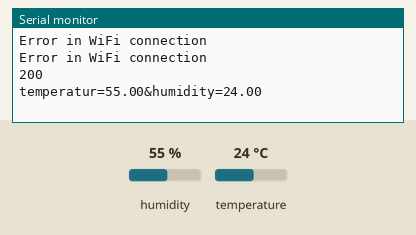
This sketch was run on a simulated ESP8266 (NodeMCU). Parts: the last lines printed to the serial monitor. The test bench sets the inputs (shaded band); at power-on: humidity 55 %, temperature 24 °C. WiFi joins after 1.5 s; servers stay silent unless stated; uploads are accepted with an empty reply.

Above: at 2.8 s.
2.9 s: humidity set to 22 %
At 4.4 s:
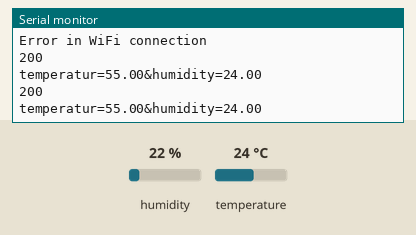
6.1 s: temperature set to 12 °C
At 7.7 s:
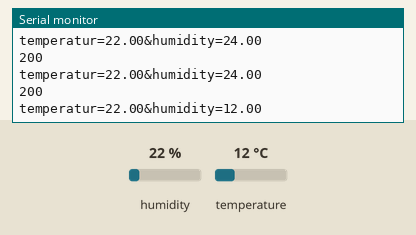
9.3 s: humidity set to 40 %
At 10.4 s:
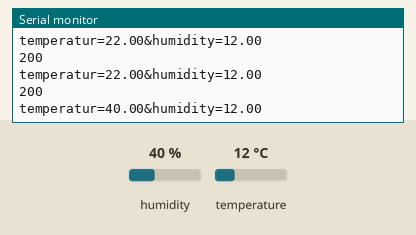
Timing chart, 0 to 12.3 s (numbered marks = the images above; inputs shaded):
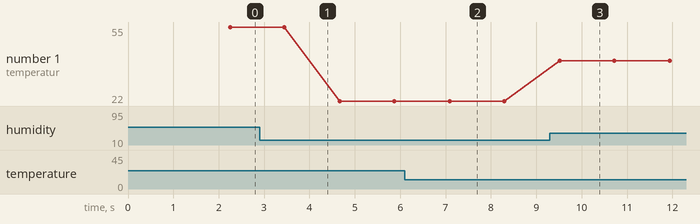

The sketch:

setupforsensor.ino
```cpp
#include "DHT.h"
//#include <WiFiUdp.h>
#include <NTPClient.h>
#include <ESP8266WiFi.h>
#include <ESP8266HTTPClient.h>
#include <WiFiClient.h>
#define DHTPIN 13
#define DHTTYPE DHT11
DHT dht(DHTPIN, DHTTYPE);
WiFiClient wifiClient;
HTTPClient http;    //Declare object of class HTTPClient
const long utcOffsetInSeconds =3600;
// A UDP instance to let us send and receive packets over UDP
//WiFiUDP ntpUDP;
//NTPClient timeClient(ntpUDP, "pool.ntp.org", utcOffsetInSeconds); //wifi nötig


void setup() {
  Serial.begin(115200);
  WiFi.begin("GoMerlin2", "Merlin1995");
  dht.begin(); //start the temp reading (agian only for temperature sensor
}

void loop() {
  //while(!timeClient.update())
    //{timeClient.forceUpdate();}
  //read the temperature and humidity (temperature sensor specific code)
  float humidity = dht.readHumidity(); //read humidity
  float temperature = dht.readTemperature(); //read temperature (C)
  //String zeit = timeClient.getFormattedTime() ;//read time

  send_to_server(humidity,temperature);

  // check if returns are valid
  /*if (isnan(temperature) || isnan(humidity)) {
    Serial.println("Failed to read from DHT");
  } else {  //if it read correctly
    Serial.print(humidity);     //humidity
    Serial.print(" \t"); //tab
    Serial.println(temperature);   //temperature (C)
  }*/
  delay(1000);
}
void send_to_server(float t,float h) {
  String postData = "temperatur=" + (String)t +"&" + "humidity=" +(String)h;


  if (WiFi.status() == WL_CONNECTED)
  { //Check WiFi connection status
    // Send and get Data
    http.begin(wifiClient,"http://192.168.0.126:3007/api/dataSave");              //Specify request destination
    http.addHeader("Content-Type", "application/x-www-form-urlencoded");    //Specify content-type header
    int httpCode = http.POST(postData);   //Send the request
    Serial.println(httpCode);   //Print HTTP return code
    http.end();  //Close connection
    Serial.println(postData);
  }

  else
  {
    Serial.println("Error in WiFi connection");
  }


}
```

Measured:
- after the input at 6.1 s, the serial monitor: prints a new line after 1.0 s (image 2)
- after the input at 9.3 s, the serial monitor: prints a new line after 0.22 s (image 3)
- plotted number 1: 55 → 22 after the input at 2.9 s, 22 → 40 after the input at 9.3 s
